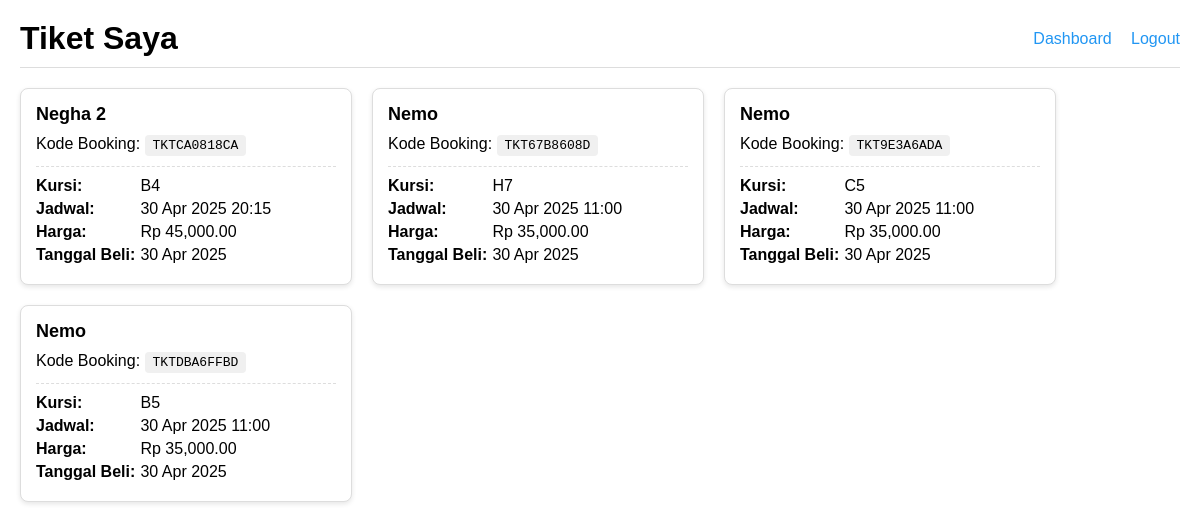
Page /user/tickets.php (signed in) on the committed database.
### tables this page shows
CREATE TABLE `tickets` (
  `id` int(11) NOT NULL,
  `user_id` int(11) NOT NULL,
  `movie_id` int(11) NOT NULL,
  `order_id` int(11) NOT NULL,
  `booking_code` varchar(20) NOT NULL,
  `seat_number` varchar(10) NOT NULL,
  `purchase_date` datetime NOT NULL
);

CREATE TABLE `movies` (
  `id` int(11) NOT NULL,
  `title` varchar(100) NOT NULL,
  `description` text DEFAULT NULL,
  `schedule` datetime NOT NULL,
  `price` decimal(10,2) NOT NULL
);

### user/tickets.php (the view, shortened to what this page needs)
<?php
include '../config.php';
    ?>
    <?php
$user_id = $_SESSION['user_id'];
$stmt = $conn->prepare("SELECT t.id, t.booking_code, t.seat_number, t.purchase_date, m.title, m.schedule, m.price
                        FROM tickets t
                        JOIN movies m ON t.movie_id = m.id
                        WHERE t.user_id = ?
                        ORDER BY t.purchase_date DESC");
$stmt->bind_param("i", $user_id);
$stmt->execute();
$result = $stmt->get_result();
?>
<!DOCTYPE html>
<html lang="id">
<head>
</head>
<body>
    <div class="header">
        <h1>Tiket Saya</h1>
        <div class="nav-links">
            <a href="dashboard.php">Dashboard</a>
            <a href="../logout.php">Logout</a>
        </div>
    </div>
    <?php if ($result->num_rows > 0): ?>
        <div class="ticket-container">
            <?php while ($ticket = $result->fetch_assoc()): ?>
                <div class="ticket">
                    <div class="ticket-header">
                        <div class="ticket-title"><?= htmlspecialchars($ticket['title']) ?></div>
                        <div>Kode Booking: <span class="booking-code"><?= htmlspecialchars($ticket['booking_code']) ?></span></div>
                    </div>
                    <div class="ticket-details">
                        <div class="detail-item">
                            <span class="label">Kursi:</span>
                            <span><?= htmlspecialchars($ticket['seat_number']) ?></span>
                        </div>
                        <div class="detail-item">
                            <span class="label">Jadwal:</span>
                            <span><?= date('d M Y H:i', strtotime($ticket['schedule'])) ?></span>
                        </div>
                        <div class="detail-item">
                            <span class="label">Harga:</span>
                            <span>Rp <?= number_format($ticket['price'], 2) ?></span>
                        </div>
                        <div class="detail-item">
                            <span class="label">Tanggal Beli:</span>
                            <span><?= date('d M Y', strtotime($ticket['purchase_date'])) ?></span>
                        </div>
                    </div>
                </div>
            <?php endwhile; ?>
        </div>
    <?php endif; ?>
</body>
</html>

### user/tickets.php (style rules this page uses)
body { font-family: Arial, sans-serif; margin: 0; padding: 20px; }
.header { display: flex; justify-content: space-between; align-items: center; margin-bottom: 20px; padding-bottom: 10px; border-bottom: 1px solid #ddd; }
.header h1 { margin: 0; }
.nav-links a { margin-left: 15px; text-decoration: none; color: #2196F3; }
.ticket-container { display: flex; flex-wrap: wrap; gap: 20px; }
.ticket { border: 1px solid #ddd; border-radius: 8px; padding: 15px; width: 300px; box-shadow: 0 2px 5px rgba(0,0,0,0.1); background-color: #fff; }
.ticket-header { border-bottom: 1px dashed #ddd; padding-bottom: 10px; margin-bottom: 10px; }
.ticket-title { font-size: 18px; font-weight: bold; margin-bottom: 5px; }
.booking-code { display: inline-block; background-color: #f0f0f0; padding: 3px 8px; border-radius: 4px; font-family: monospace; margin-top: 5px; }
.ticket-details { margin-top: 10px; }
.detail-item { margin-bottom: 5px; }
.label { font-weight: bold; display: inline-block; width: 100px; }

### rows in the picture
tickets: movie.title "Negha 2", booking_code "TKTCA0818CA", seat_number "B4", movie.schedule "30 Apr 2025 20:15", movie.price "45,000.00", purchase_date "30 Apr 2025"
tickets: movie.title "Nemo", booking_code "TKT67B8608D", seat_number "H7", movie.schedule "30 Apr 2025 11:00", movie.price "35,000.00", purchase_date "30 Apr 2025"
tickets: movie.title "Nemo", booking_code "TKT9E3A6ADA", seat_number "C5", movie.schedule "30 Apr 2025 11:00", movie.price "35,000.00", purchase_date "30 Apr 2025"
tickets: movie.title "Nemo", booking_code "TKTDBA6FFBD", seat_number "B5", movie.schedule "30 Apr 2025 11:00", movie.price "35,000.00", purchase_date "30 Apr 2025"
